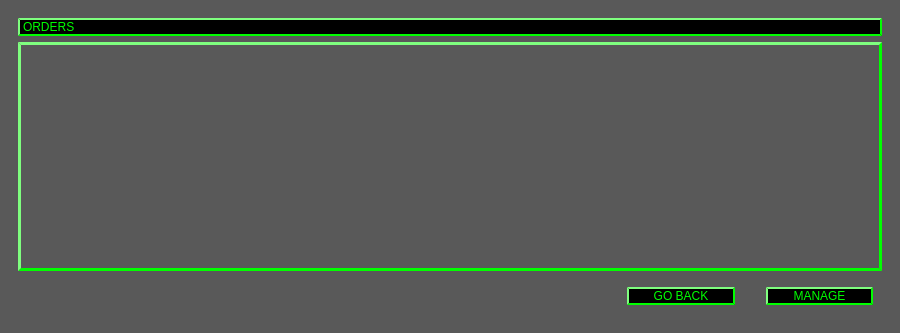
<?xml version="1.0" encoding="UTF-8"?>
<ui version="4.0">
 <class>MainWindow</class>
 <widget class="QMainWindow" name="MainWindow">
  <property name="geometry">
   <rect>
    <x>0</x>
    <y>0</y>
    <width>900</width>
    <height>333</height>
   </rect>
  </property>
  <property name="windowTitle">
   <string>MainWindow</string>
  </property>
  <property name="styleSheet">
   <string notr="true">background-color: rgb(89, 89, 89);</string>
  </property>
  <widget class="QWidget" name="centralwidget">
   <layout class="QVBoxLayout" name="verticalLayout">
    <item>
     <widget class="QWidget" name="widget" native="true">
      <layout class="QVBoxLayout" name="verticalLayout_2">
       <item>
        <widget class="QLabel" name="ordersLabel">
         <property name="styleSheet">
          <string notr="true">font: 28pt &quot;Courier New&quot;;
background-color: rgb(0, 0, 0);
color: rgb(0, 255, 0);
border-color: rgb(0, 255, 0);
border-style: outset;
border-width: 2px;</string>
         </property>
         <property name="text">
          <string>ORDERS</string>
         </property>
        </widget>
       </item>
       <item>
        <widget class="QListWidget" name="ordersList">
         <property name="styleSheet">
          <string notr="true">background-color: rgb(89, 89, 89);
font: 36pt &quot;Courier New&quot;;
color: rgb(0, 255, 0);
border-color: rgb(0, 255, 0);
selection-background-color: rgb(255, 0, 0);
border-style: outset;
border-width: 3px;</string>
         </property>
        </widget>
       </item>
       <item>
        <widget class="QWidget" name="widget_2" native="true">
         <layout class="QHBoxLayout" name="horizontalLayout">
          <item>
           <spacer name="horizontalSpacer_2">
            <property name="orientation">
             <enum>Qt::Horizontal</enum>
            </property>
            <property name="sizeType">
             <enum>QSizePolicy::Fixed</enum>
            </property>
            <property name="sizeHint" stdset="0">
             <size>
              <width>600</width>
              <height>20</height>
             </size>
            </property>
           </spacer>
          </item>
          <item>
           <widget class="QPushButton" name="backButton">
            <property name="styleSheet">
             <string notr="true">background-color: rgb(0, 0, 0);
color: rgb(0, 255, 0);
border-style: outset;
border-width: 2px;
border-color: rgb(0, 255, 0);
font: 28pt &quot;Courier New&quot;;</string>
            </property>
            <property name="text">
             <string>GO BACK</string>
            </property>
           </widget>
          </item>
          <item>
           <spacer name="horizontalSpacer">
            <property name="orientation">
             <enum>Qt::Horizontal</enum>
            </property>
            <property name="sizeType">
             <enum>QSizePolicy::Fixed</enum>
            </property>
            <property name="sizeHint" stdset="0">
             <size>
              <width>25</width>
              <height>20</height>
             </size>
            </property>
           </spacer>
          </item>
          <item>
           <widget class="QPushButton" name="manageButton">
            <property name="styleSheet">
             <string notr="true">background-color: rgb(0, 0, 0);
color: rgb(0, 255, 0);
border-style: outset;
border-width: 2px;
border-color: rgb(0, 255, 0);
font: 28pt &quot;Courier New&quot;;</string>
            </property>
            <property name="text">
             <string>MANAGE</string>
            </property>
           </widget>
          </item>
         </layout>
        </widget>
       </item>
      </layout>
     </widget>
    </item>
   </layout>
  </widget>
 </widget>
 <resources/>
 <connections/>
</ui>
